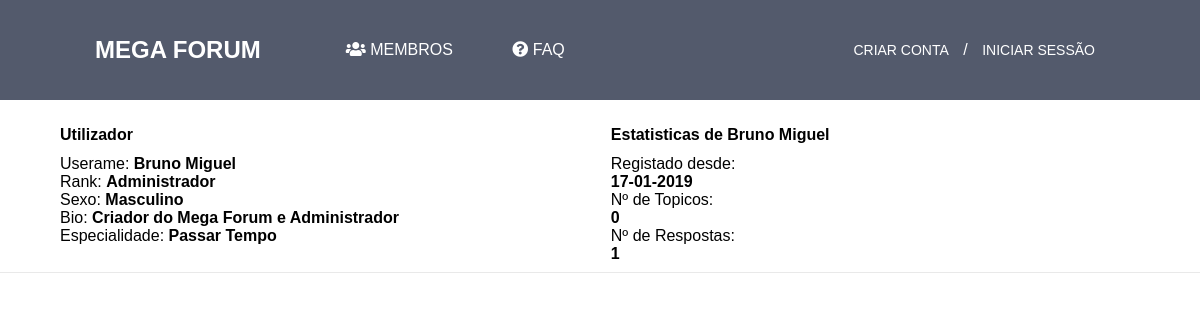
Screenshot of /Paginas/perfil_user.php?24 with the database file from the repository.
### tables this page shows
CREATE TABLE `utilizadores` (
  `id_utilizador` int(11) NOT NULL,
  `nome_utilizador` varchar(200) NOT NULL,
  `email` varchar(200) NOT NULL,
  `password` varchar(11) NOT NULL,
  `foto` text NOT NULL,
  `type` int(11) NOT NULL,
  `data_registo` date NOT NULL,
  `sexo` text NOT NULL,
  `especialidade` varchar(255) NOT NULL,
  `bio` varchar(255) NOT NULL,
  `foto_capa` text NOT NULL,
  `link_facebook` text NOT NULL,
  `link_web` text NOT NULL,
  `link_instagram` text NOT NULL,
  `activo` int(11) NOT NULL
);

### Paginas/perfil_user.php (the view, shortened to what this page needs)
<?php
	include 'header2.php';
	include 'servidor.php';
	$url = "http://$_SERVER[HTTP_HOST]$_SERVER[REQUEST_URI]";
	$id = substr($url, strrpos($url, '?') + 1);
	$sql = "SELECT * FROM utilizadores WHERE id_utilizador = '$id'";
	$query = mysqli_query($bd, $sql);
	$perfil_user = mysqli_fetch_assoc($query);
?>
<!DOCTYPE html>
<html>
<head>
	<link rel="stylesheet" href="https://use.fontawesome.com/releases/v5.8.1/css/all.css">
	<link rel="stylesheet" type="text/css" href="../CSS/profile_user.css">
</head>
<body>
	<div class="panel bg2">
		<div class="inner">
			<div class="column1">
				<h3>Utilizador</h3>
				<dl class="details">
					<dt><span>Userame: <strong><?php echo $perfil_user['nome_utilizador'];?></strong></span></dt>
					<?php
						$rank = $perfil_user['type'];
						if($rank == 1) {
							$rank = "Administrador";
						}else {
							$rank = "Utilizador";
						}
					?>
					<dt><span>Rank: <strong><?php echo $rank;?></strong></span></dt>
					<dt><span>Sexo: <strong><?php echo $perfil_user['sexo']; ?></strong></span>
					<dt><span>Bio: <strong><?php echo $perfil_user['bio'];?></strong></span></dt>
					<dt><span>Especialidade: <strong><?php echo $perfil_user['especialidade']?></strong></span></dt>
				</dl>
			</div>
			<div class="column2">
				<h3>Estatisticas de <?php echo $perfil_user['nome_utilizador'];?></h3>
				<dl class="details">
					<dt>Registado desde:</dt>
					<dd><strong><?php echo date('d-m-Y', strtotime($perfil_user['data_registo']));?></strong></dd>
					<?php
						$result = mysqli_query($bd, "SELECT COUNT(id_topico) AS id_topico FROM topicos
						WHERE id_utilizador = '$id'");
						$row = mysqli_fetch_array($result);
						$count_ntopicos = $row['id_topico'];
					?>
					<dt>Nº de Topicos:</dt>
					<dd><strong><?php echo $count_ntopicos; ?></strong></dd>
					<?php
						$result = mysqli_query($bd, "SELECT COUNT(id_respostas) AS id_respostas FROM respostas
						WHERE id_utilizador = '$id'");
						$row = mysqli_fetch_array($result);
						$count_nrespostas = $row['id_respostas'];
					?>
					<dt>Nº de Respostas:</dt>
					<dd><strong><?php echo $count_nrespostas; ?></strong></dd>
				</dl>
			</div>
      </div>
    </div>
</body>
</html>

### CSS/header.css (style rules this page uses)
* { padding: 0; margin: 0; font-family: "montserrat", sans-serif; }
html { height: 100%; }
body { min-height: 100%; position: relative; }

### CSS/profile_user.css (style rules this page uses)
.panel { margin-top: 10px; padding: 15px 60px 9px; background-color: #fff; border-bottom: 1px solid #e9e9e9; overflow: hidden; }
.column1 { float: left; clear: left; width: 49%; }
.column2 { float: right; clear: right; width: 49%; }
.panel h3 { font-size: 16px; font-weight: 700; line-height: 20px; padding: 0 0 10px; border-color: #f5f5f5; }

### rows the page displays
utilizadores: nome_utilizador "Bruno Miguel", type "Administrador", sexo "Masculino", bio "Criador do Mega Forum e Administrador", especialidade "Passar Tempo", data_registo "17-01-2019"

### other values shown
$count_ntopicos "0"
$count_nrespostas "1"
